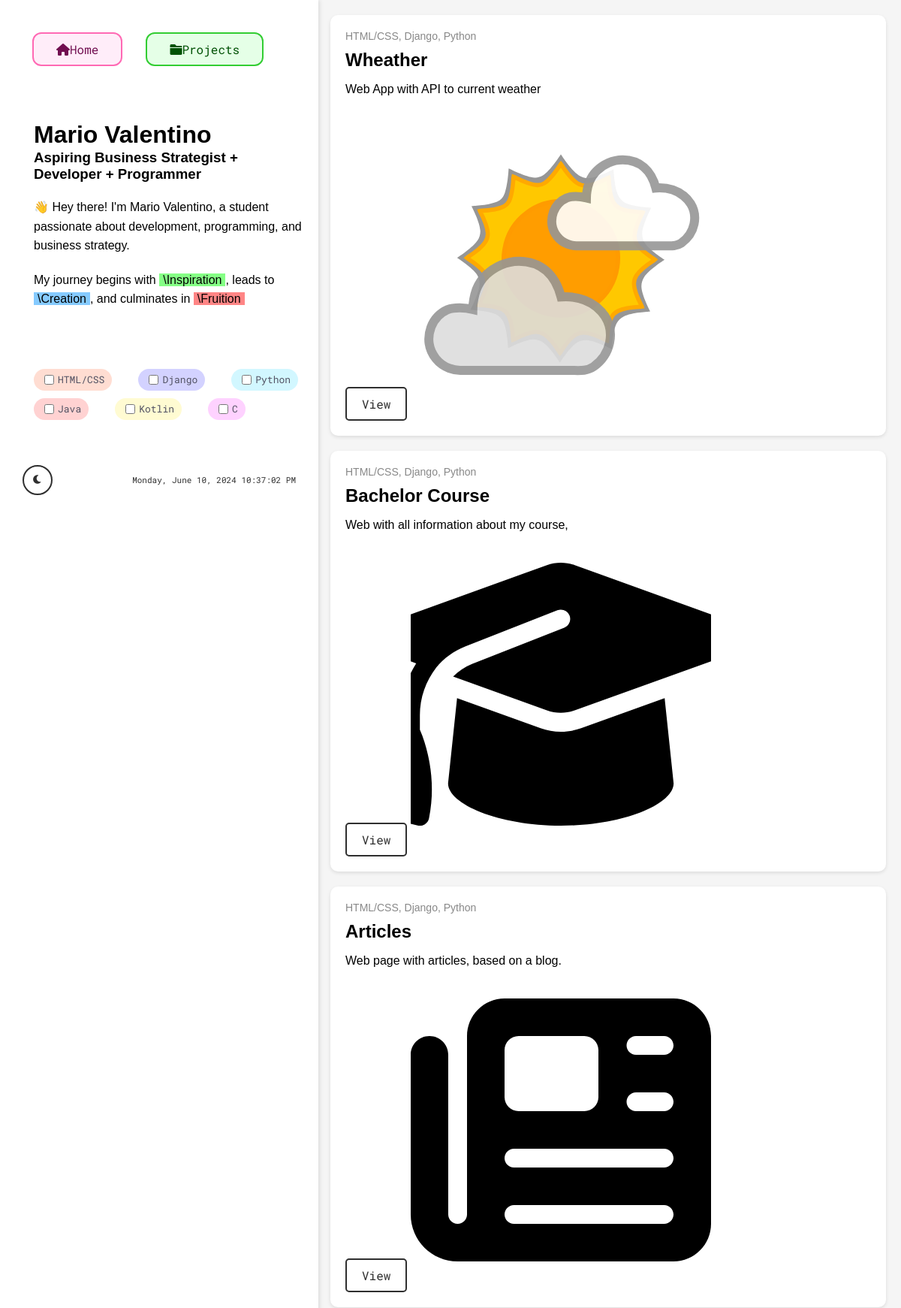
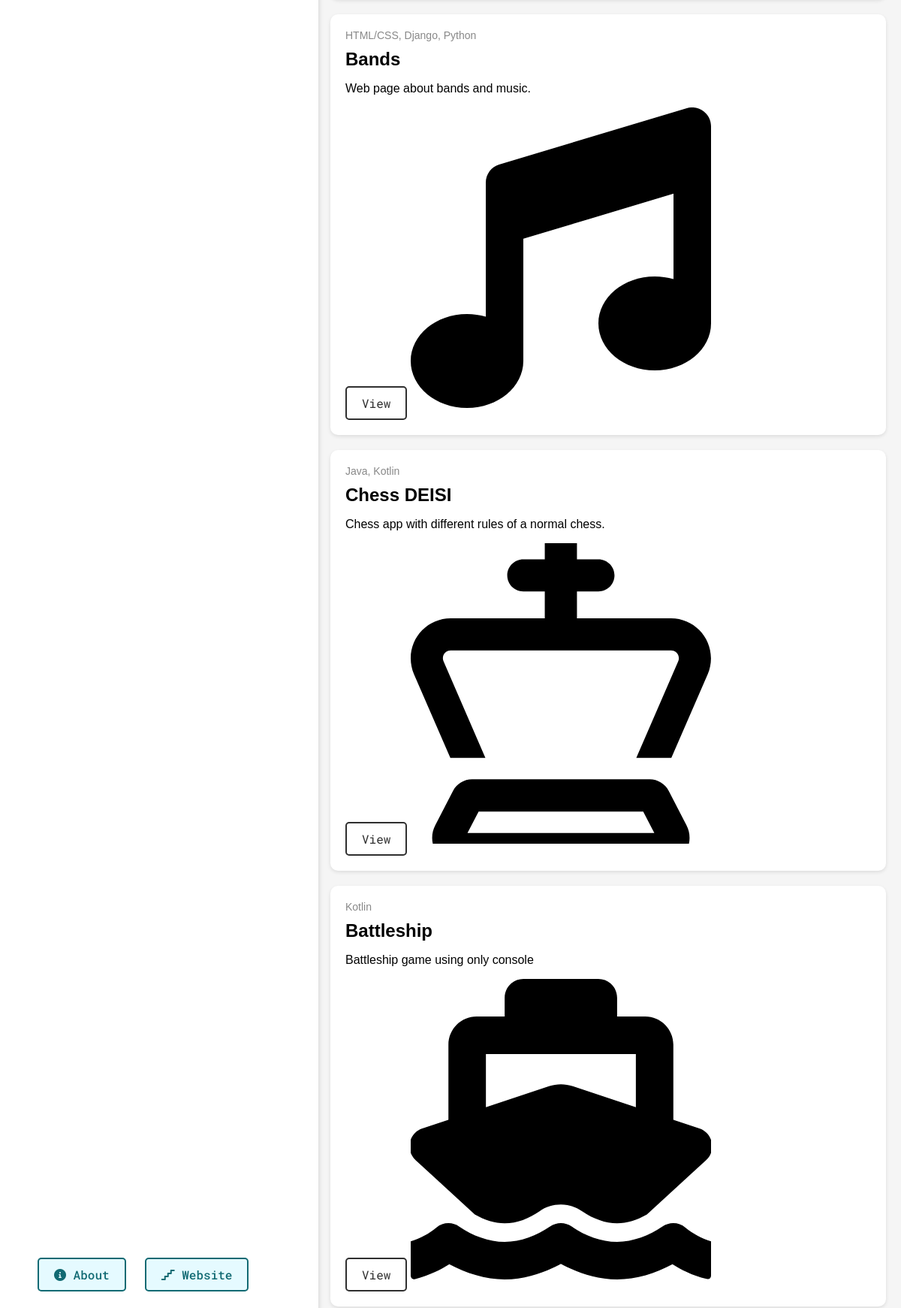
The page / (upper part) on the database its author committed (2 pictures, top to bottom).
### portfolio/models.py (models this page shows, shortened)
class Technology(models.Model):
    name = models.CharField(max_length=100)
    def __str__(self):
        return self.name

class Project(models.Model):
    title = models.CharField(max_length=200)
    description = models.TextField()
    link = models.URLField()
    icon = models.FileField(upload_to='project_icons/')
    technologies = models.ManyToManyField(Technology)

### portfolio/views.py (the view)
# urls.py: path('', views.index_view, name='index'),
def index(request):
    technologies = Technology.objects.all()
    selected_tech_ids = request.GET.getlist('technologies')
    if selected_tech_ids:
        projects = Project.objects.filter(technologies__id__in=selected_tech_ids).distinct()
    else:
        projects = Project.objects.all()
    context = {
        'projects': projects,
        'technologies': technologies,
        'selected_tech_ids': [int(id) for id in selected_tech_ids]
    }
    return render(request, 'portfolio/landing-page.html', context)

### portfolio/templates/portfolio/landing-page.html (shortened to what this page needs)
<!DOCTYPE html>
<html lang="en">
<head>
    <link rel="stylesheet" href="https://cdnjs.cloudflare.com/ajax/libs/font-awesome/6.0.0-beta3/css/all.min.css">
    {% load static %}
    <link rel="stylesheet" href="{% static 'portfolio/styles.css' %}">
</head>
<body>
    <div class="container">
        <div class="sidebar">
            <div class="top-buttons">
                <div class="dropdown">
                    <button id="homeBtn" class="top-button pink"><i class="fas fa-home"></i> Home</button>
                </div>
                <div class="dropdown">
                    <button id="projectsBtn" class="top-button green"><i class="fas fa-folder"></i> Projects</button>
                </div>
            </div>
            <div class="intro">
                <h1>Mario Valentino</h1>
                <h3>Aspiring Business Strategist <span class="rotating-plus">+</span> Developer <span class="rotating-plus">+</span> Programmer</h3>
                <p>👋 Hey there! I'm Mario Valentino, a student passionate about development, programming, and business strategy.</p>
                <p> My journey begins with <span class="highlight green">\Inspiration</span>, leads to <span class="highlight blue">\Creation</span>, and culminates in <span class="highlight red">\Fruition</span></p>
                <div class="filters">
                    {% for technology in technologies %}
                        <label>
                            <input type="checkbox" class="filter-checkbox" value="{{ technology.name }}"> {{ technology.name }}
                        </label>
                    {% endfor %}
                </div>
            </div>
            <div class="bottom-buttons">
                <a href="{% url 'portfolio:about' %}" class="bottom-button"><i class="fas fa-info-circle"></i> About</a>
                <a href="{% url 'portfolio:about_website' %}" class="bottom-button"><i class="fa-solid fa-stairs"></i> Website</a>
            </div>
            <div class="effects">
                <button id="darkModeToggle" class="effect-button"><i class="fas fa-moon"></i></button>
                <div id="clock" class="clock"></div>
            </div>
        </div>
        <div class="content">
            <div class="projects" id="projects-list">
                {% for project in projects %}
                    <div class="project" data-technologies="{{ project.technologies.all|join:' ' }}">
                        <div class="project-header">
                            <span>{{ project.technologies.all|join:', ' }}</span>
                        </div>
                        <div class="project-content">
                            <h2>{{ project.title }}</h2>
                            <p>{{ project.description }}</p>
                            <a href="{{ project.link }}" class="view-btn">View</a>
                            <img src="{{ project.icon.url }}" alt="{{ project.title }} icon">
                        </div>
                    </div>
                {% endfor %}
            </div>
        </div>
    </div>
</body>
</html>

### portfolio/static/portfolio/styles.css (style rules this page uses)
body { font-family: Arial, sans-serif; margin: 0; padding: 0; display: flex; height: 100vh; background-color: #f5f5f5; }
.container { display: flex; width: 100%; }
.sidebar { width: 32%; background-color: #ffffff; padding: 20px; box-shadow: 2px 0 5px rgba(0, 0, 0, 0.1); position: fixed; height: 100%; }
.content { margin-left: 35%; width: 65%; overflow-y: auto; padding: 20px; }
.top-buttons { display: flex; flex-direction: row; gap: 10px; margin-bottom: 20px; }
.top-button { border: none; padding: 10px 30px; cursor: pointer; border-radius: 10px; display: flex; justify-content: space-between; align-items: center; font-size: 16px; position: relative; margin-left: 25px; margin-top: 25px; font-family: 'Roboto Mono', monospace; font-weight: 400; }
.top-button::after { content: ''; position: absolute; top: -2px; left: -2px; right: -2px; bottom: -2px; border: 2px solid; border-radius: 12px; }
.pink { background-color: #FFEDF9; color: #710F50; }
.pink::after { border-color: #ff69b4; }
.green { background-color: #E5FFE7; color: #005205; }
.green::after { border-color: #32cd32; }
.intro h1 { margin: 0; margin-top: 75px; margin-left: 25px; }
.intro h3 { margin: 1px 0; margin-left: 25px; }
.intro p { margin: 20px 0; line-height: 1.6; margin-left: 25px; }
.filters { margin-top: 80px; display: flex; flex-wrap: wrap; gap: 10px; }
.filters label { display: flex; align-items: center; background-color: #f5f5f5; padding: 5px 10px; border-radius: 20px; font-size: 14px; font-weight: bold; cursor: pointer; transition: background-color 0.3s ease; margin-left: 25px; font-family: 'Roboto Mono', monospace; font-weight: 400; font-size: small; color: #515162; }
.filters label input { margin-right: 5px; }
.filters label:nth-child(1) { background-color: #FFDDD2; }
.filters label:nth-child(2) { background-color: #D3D2FF; }
.filters label:nth-child(3) { background-color: #D2F7FF; }
.filters label:nth-child(4) { background-color: #FFD2D2; }
.filters label:nth-child(5) { background-color: #FFFBD2; }
.filters label:nth-child(6) { background-color: #FED2FF; }
.highlight { padding: 0 5px; color: #000000; }
.highlight.green { background-color: #85ff85; }
.highlight.blue { background-color: #85caff; }
.highlight.red { background-color: #ff8585; }
.project { background-color: #ffffff; border-radius: 10px; box-shadow: 0 2px 5px rgba(0, 0, 0, 0.1); margin-bottom: 20px; padding: 20px; }
.project-header { font-size: 14px; color: #888; margin-bottom: 10px; }
.project-content h2 { margin: 0 0 10px 0; }
.project-content img { width: 400px; height: 400px; object-fit: cover; border-radius: 5px; }
.view-btn { display: inline-block; background-color: #FFFFFF; color: #2F2F2F; padding: 10px 20px; text-decoration: none; border-radius: 5px; font-family: 'Roboto Mono', monospace; border: 2px solid #2F2F2F; transition: background-color 0.3s, color 0.3s, border-color 0.3s; }
.bottom-buttons { display: flex; flex-direction: row; gap: 25px; position: absolute; bottom: 100px; left: 50px; right: 20px; justify-content:baseline; }
.bottom-button { display: inline-block; color: #116A73; background-color: #E5FAFF; padding: 10px 20px; text-decoration: none; border-radius: 5px; font-family: 'Roboto Mono', monospace; border: 2px solid #2F2F2F; border-color: #116A73; transition: background-color 0.3s, color 0.3s, border-color 0.3s; text-align: center; font-weight: 500; }
.intro .rotating-plus { display: inline-block; animation: rotate 2s linear infinite; }
.effects { display: flex; justify-content: space-between; align-items: center; margin-top: 50px; padding: 10px; }
.effect-button { width: 40px; height: 40px; border: none; border-radius: 50%; cursor: pointer; font-family: 'Roboto Mono', monospace; background-color: #FFFFFF; color: #2F2F2F; border: 2px solid #2F2F2F; display: flex; align-items: center; justify-content: center; transition: background-color 0.3s, color 0.3s, border-color 0.3s; }
.clock { font-family: 'Roboto Mono', monospace; font-size: 11px; color: #2F2F2F; }

### rows shown on the page
Technology: name "HTML/CSS"
Technology: name "Django"
Technology: name "Python"
Technology: name "Java"
Technology: name "Kotlin"
Technology: name "C"
Project: technologies.all "HTML/CSS, Django, Python", title "Wheather", description "Web App with API to current weather", icon (picture)
Project: technologies.all "HTML/CSS, Django, Python", title "Bachelor Course", description "Web with all information about my course,", icon (picture)
Project: technologies.all "HTML/CSS, Django, Python", title "Articles", description "Web page with articles, based on a blog.", icon (picture)
Project: technologies.all "HTML/CSS, Django, Python", title "Bands", description "Web page about bands and music.", icon (picture)
Project: technologies.all "Java, Kotlin", title "Chess DEISI", description "Chess app with different rules of a normal chess.", icon (picture)
Project: technologies.all "Kotlin", title "Battleship", description "Battleship game using only console", icon (picture)
